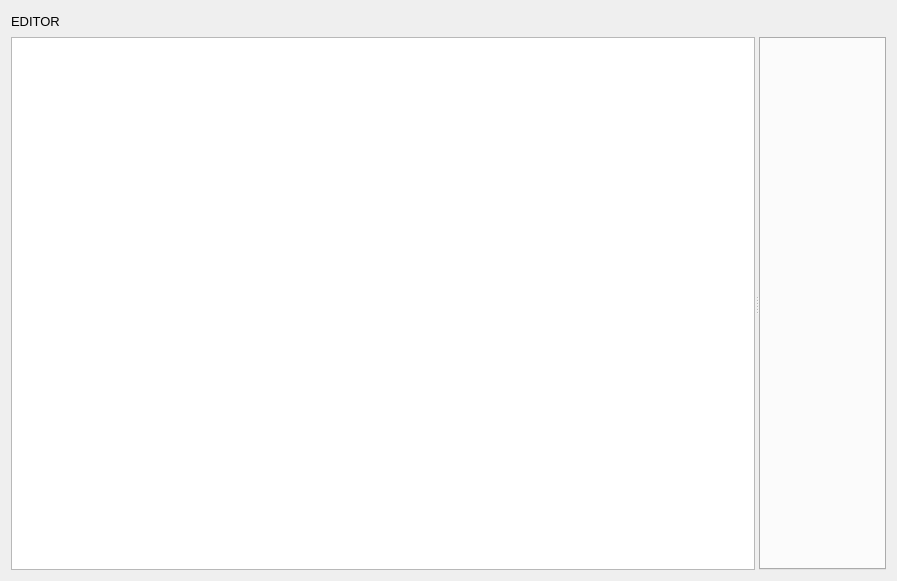
<?xml version="1.0" encoding="UTF-8"?>
<ui version="4.0">
 <class>EditorPage</class>
 <widget class="QWidget" name="EditorPage">
  <property name="geometry">
   <rect>
    <x>0</x>
    <y>0</y>
    <width>897</width>
    <height>581</height>
   </rect>
  </property>
  <property name="windowTitle">
   <string>Form</string>
  </property>
  <layout class="QVBoxLayout" name="verticalLayout">
   <item>
    <widget class="QLabel" name="label">
     <property name="maximumSize">
      <size>
       <width>16777215</width>
       <height>20</height>
      </size>
     </property>
     <property name="font">
      <font>
       <pointsize>10</pointsize>
      </font>
     </property>
     <property name="text">
      <string>EDITOR</string>
     </property>
    </widget>
   </item>
   <item>
    <widget class="QSplitter" name="splitter">
     <property name="orientation">
      <enum>Qt::Horizontal</enum>
     </property>
     <widget class="ItemExplorer" name="itemExplorer">
      <property name="sizePolicy">
       <sizepolicy hsizetype="Preferred" vsizetype="Expanding">
        <horstretch>0</horstretch>
        <verstretch>0</verstretch>
       </sizepolicy>
      </property>
     </widget>
     <widget class="Tabs" name="tabs">
     </widget>
    </widget>
   </item>
  </layout>
 </widget>
 <customwidgets>
  <customwidget>
   <class>Tabs</class>
   <extends>QTabWidget</extends>
   <header>widgets.editor.tabs.h</header>
   <container>1</container>
  </customwidget>
  <customwidget>
   <class>ItemExplorer</class>
   <extends>QTreeView</extends>
   <header>widgets.editor.item_explorer.h</header>
   <container>1</container>
  </customwidget>
 </customwidgets>
 <resources/>
 <connections/>
</ui>
